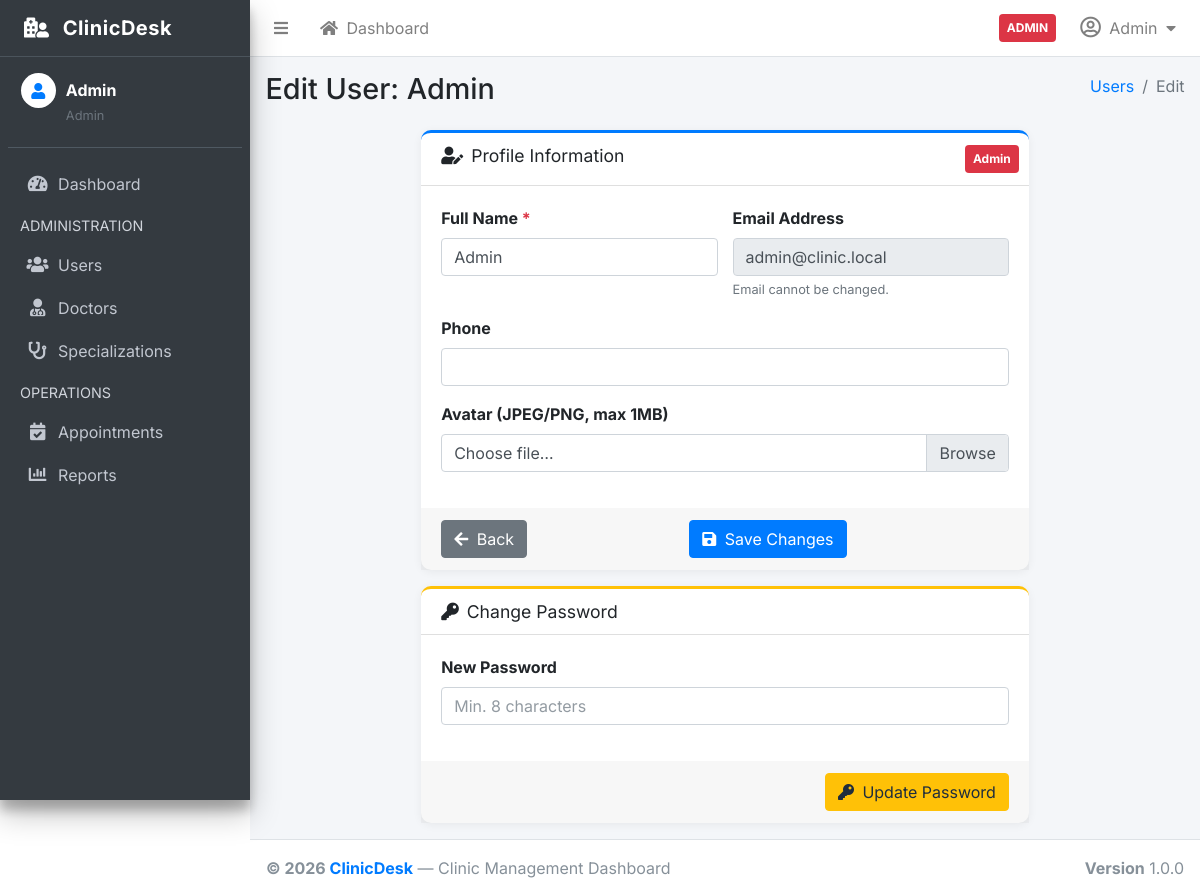
/index.php?page=users&action=edit&id=1 (signed in), run on the app's committed database.
### tables this page shows
CREATE TABLE IF NOT EXISTS users (
    id         INT UNSIGNED AUTO_INCREMENT PRIMARY KEY,
    name       VARCHAR(120)  NOT NULL,
    email      VARCHAR(180)  NOT NULL UNIQUE,
    password   VARCHAR(255)  NOT NULL,
    role       ENUM('admin','doctor','patient') NOT NULL DEFAULT 'patient',
    phone      VARCHAR(20)   DEFAULT NULL,
    avatar     VARCHAR(255)  DEFAULT NULL,
    is_active  TINYINT(1)    NOT NULL DEFAULT 1,
    created_at TIMESTAMP     NOT NULL DEFAULT CURRENT_TIMESTAMP
);

### controllers/UserController.php (called while the page is built, shortened)
<?php
require_once __DIR__ . '/../core/Auth.php';
require_once __DIR__ . '/../core/helpers.php';
require_once __DIR__ . '/../models/UserModel.php';
class UserController
{
    private UserModel $users;
    public function __construct()
    {
        $this->users   = new UserModel();
    }
    public function edit(): void
    {
        $id         = (int) ($_GET['id'] ?? 0);
        $targetUser = $this->users->findById($id);
        require_once __DIR__ . '/../views/users/edit.php';
    }
}

### core/Auth.php (called while the page is built, shortened)
<?php
require_once __DIR__ . '/../core/helpers.php';
class Auth
{
    public static function currentUser(): ?array
    {
        return $_SESSION['user'] ?? null;
    }
}

### core/Database.php (called while the page is built, shortened)
<?php
class Database
{
    private static ?Database $instance = null;
    private mysqli $conn;
    private function __construct()
    {
        $this->conn = new mysqli(DB_HOST, DB_USER, DB_PASS, DB_NAME);
        $this->conn->set_charset(DB_CHARSET);
    }
    public static function getInstance(): self
    {
        if (self::$instance === null) {
            self::$instance = new self();
        }
        return self::$instance;
    }
    public function query(string $sql, string $types = '', array $params = []): mysqli_result|bool
    {
        $stmt = $this->conn->prepare($sql);
        if ($types !== '' && count($params) > 0) {
            $stmt->bind_param($types, ...$params);
        }
        $executed = $stmt->execute();
        $result = $stmt->get_result();
        if ($result instanceof mysqli_result) {
            return $result;
        }
        return true;
    }
}

### models/BaseModel.php (called while the page is built, shortened)
<?php
require_once __DIR__ . '/../core/Database.php';
abstract class BaseModel
{
    protected Database $db;
    public function __construct()
    {
        $this->db = Database::getInstance();
    }
    protected function execute(string $sql, string $types = '', array $params = []): mysqli_result|bool
    {
        return $this->db->query($sql, $types, $params);
    }
    protected function fetchOne(string $sql, string $types = '', array $params = []): ?array
    {
        $result = $this->execute($sql, $types, $params);
        $row = $result->fetch_assoc();
        return $row ?: null;
    }
}

### models/UserModel.php (called while the page is built, shortened)
<?php
require_once __DIR__ . '/BaseModel.php';
class UserModel extends BaseModel
{
    public function findById(int $id): ?array
    {
        return $this->fetchOne(
            'SELECT * FROM users WHERE id = ? LIMIT 1',
            'i', [$id]
        );
    }
}

### core/helpers.php (called while the page is built, shortened)
<?php
function sanitize(mixed $value): string
{
    return htmlspecialchars((string) $value, ENT_QUOTES, 'UTF-8');
}

### views/users/edit.php (the view, shortened to what this page needs)
<?php
require_once __DIR__ . '/../../core/Auth.php';
require_once __DIR__ . '/../../core/helpers.php';
require_once __DIR__ . '/../partials/header.php';
require_once __DIR__ . '/../partials/navbar.php';
require_once __DIR__ . '/../partials/sidebar.php';
?>
<div class="content-wrapper">
  <div class="content-header">
    <div class="container-fluid">
      <div class="row mb-2">
        <div class="col-sm-6"><h1 class="m-0">Edit User: <?= sanitize($targetUser['name']) ?></h1></div>
        <div class="col-sm-6">
          <ol class="breadcrumb float-sm-right">
            <li class="breadcrumb-item"><a href="index.php?page=users">Users</a></li>
            <li class="breadcrumb-item active">Edit</li>
          </ol>
        </div>
      </div>
    </div>
  </div>
  <section class="content">
    <div class="container-fluid">
      <div class="row justify-content-center">
        <div class="col-lg-8">
          <div class="card card-outline card-primary">
            <div class="card-header">
              <h3 class="card-title"><i class="fas fa-user-edit mr-2"></i>Profile Information</h3>
              <div class="card-tools">
                <span class="badge <?=
                  $targetUser['role'] === 'admin'   ? 'badge-danger' :
                  ($targetUser['role'] === 'doctor' ? 'badge-info'   : 'badge-success')
                ?> p-2">
                  <?= sanitize(ucfirst($targetUser['role'])) ?>
                </span>
              </div>
            </div>
            <form method="POST" action="index.php?page=users&action=update" enctype="multipart/form-data">
              <div class="card-body">
                <div class="row">
                  <div class="col-md-6">
                    <div class="form-group">
                      <label>Full Name <span class="text-danger">*</span></label>
                      <input type="text" name="name" class="form-control"
                             value="<?= sanitize($targetUser['name']) ?>" required>
                    </div>
                  </div>
                  <div class="col-md-6">
                    <div class="form-group">
                      <label>Email Address</label>
                      <input type="email" class="form-control"
                             value="<?= sanitize($targetUser['email']) ?>" disabled>
                      <small class="text-muted">Email cannot be changed.</small>
                    </div>
                  </div>
                </div>
                <div class="form-group">
                  <label>Phone</label>
                  <input type="text" name="phone" class="form-control"
                         value="<?= sanitize($targetUser['phone'] ?? '') ?>">
                </div>
                <div class="form-group">
                  <label>Avatar (JPEG/PNG, max 1MB)</label>
                  <div class="input-group">
                    <div class="custom-file">
                      <label class="custom-file-label" for="avatarInput">Choose file…</label>
                    </div>
                  </div>
                </div>
              </div>
              <div class="card-footer d-flex justify-content-between">
                <a href="index.php?page=users" class="btn btn-secondary">
                  <i class="fas fa-arrow-left mr-1"></i> Back
                </a>
                <button type="submit" class="btn btn-primary">
                  <i class="fas fa-save mr-1"></i> Save Changes
                </button>
              </div>
            </form>
          </div>
          <div class="card card-outline card-warning">
            <div class="card-header">
              <h3 class="card-title"><i class="fas fa-key mr-2"></i>Change Password</h3>
            </div>
            <form method="POST" action="index.php?page=users&action=change_password">
              <div class="card-body">
                <div class="form-group">
                  <label>New Password</label>
                  <input type="password" name="new_password" class="form-control"
                         required minlength="8" placeholder="Min. 8 characters">
                </div>
              </div>
              <div class="card-footer text-right">
                <button type="submit" class="btn btn-warning">
                  <i class="fas fa-key mr-1"></i> Update Password
                </button>
              </div>
            </form>
          </div>
        </div>
      </div>
    </div>
  </section>
</div>
<?php
require_once __DIR__ . '/../partials/footer.php';
?>

### views/partials/navbar.php (shortened to what this page needs)
<?php
require_once __DIR__ . '/../../core/Auth.php';
$currentUser = Auth::currentUser();
?>
<nav class="main-header navbar navbar-expand navbar-white navbar-light">
  <ul class="navbar-nav">
    <li class="nav-item">
      <a class="nav-link" data-widget="pushmenu" href="#" role="button">
        <i class="fas fa-bars"></i>
      </a>
    </li>
    <li class="nav-item d-none d-sm-inline-block">
      <a href="index.php?page=dashboard" class="nav-link">
        <i class="fas fa-home mr-1"></i> Dashboard
      </a>
    </li>
  </ul>
  <ul class="navbar-nav ml-auto">
    <li class="nav-item d-flex align-items-center mr-2">
      <span class="badge badge-<?=
        $currentUser['role'] === 'admin'   ? 'danger' :
        ($currentUser['role'] === 'doctor' ? 'info'   : 'success')
      ?> p-2 text-uppercase">
        <?= sanitize($currentUser['role']) ?>
      </span>
    </li>
    <li class="nav-item dropdown">
      <a class="nav-link" data-toggle="dropdown" href="#">
        <i class="far fa-user-circle fa-lg mr-1"></i>
        <span class="d-none d-sm-inline"><?= sanitize($currentUser['name']) ?></span>
        <i class="fas fa-caret-down ml-1"></i>
      </a>
    </li>
  </ul>
</nav>

### views/partials/sidebar.php (shortened to what this page needs)
<?php
require_once __DIR__ . '/../../core/Auth.php';
$currentUser = Auth::currentUser();
$role        = $currentUser['role'];
$currentPage = $_GET['page']   ?? 'dashboard';
function sidebarActive(string $page, string $action = ''): string {
    global $currentPage, $currentAct;
    if ($currentPage !== $page) return '';
    return 'active';
}
?>
<aside class="main-sidebar sidebar-dark-primary elevation-4">
  <a href="index.php?page=dashboard" class="brand-link">
    <i class="fas fa-hospital-user ml-3 mr-2 text-white"></i>
    <span class="brand-text font-weight-bold">ClinicDesk</span>
  </a>
  <div class="sidebar">
    <div class="user-panel mt-3 pb-3 mb-3 d-flex">
      <div class="image">
        <div class="img-circle bg-white text-center d-flex align-items-center justify-content-center"
             style="width:35px;height:35px;border-radius:50%;overflow:hidden">
          <?php if (!empty($currentUser['avatar']) && file_exists($currentUser['avatar'])): ?>
            <img src="<?= BASE_URL ?>/<?= sanitize($currentUser['avatar']) ?>" alt="Avatar"
                 style="width:100%;height:100%;object-fit:cover">
          <?php else: ?>
            <i class="fas fa-user text-primary"></i>
          <?php endif; ?>
        </div>
      </div>
      <div class="info">
        <a href="index.php?page=profile" class="d-block text-white font-weight-bold">
          <?= sanitize($currentUser['name']) ?>
        </a>
        <small class="text-muted text-capitalize"><?= sanitize($role) ?></small>
      </div>
    </div>
    <nav class="mt-2">
      <ul class="nav nav-pills nav-sidebar flex-column" data-widget="treeview" role="menu">
        <li class="nav-item">
          <a href="index.php?page=dashboard" class="nav-link <?= sidebarActive('dashboard') ?>">
            <i class="nav-icon fas fa-tachometer-alt"></i>
            <p>Dashboard</p>
          </a>
        </li>
        <?php if ($role === 'admin'): ?>
          <li class="nav-header">ADMINISTRATION</li>
          <li class="nav-item">
            <a href="index.php?page=users" class="nav-link <?= sidebarActive('users') ?>">
              <i class="nav-icon fas fa-users"></i>
              <p>Users</p>
            </a>
          </li>
          <li class="nav-item">
            <a href="index.php?page=doctors" class="nav-link <?= sidebarActive('doctors') ?>">
              <i class="nav-icon fas fa-user-md"></i>
              <p>Doctors</p>
            </a>
          </li>
          <li class="nav-item">
            <a href="index.php?page=doctors&action=specializations" class="nav-link <?= sidebarActive('doctors','specializations') ?>">
              <i class="nav-icon fas fa-stethoscope"></i>
              <p>Specializations</p>
            </a>
          </li>
          <li class="nav-header">OPERATIONS</li>
          <li class="nav-item">
            <a href="index.php?page=appointments" class="nav-link <?= sidebarActive('appointments') ?>">
              <i class="nav-icon fas fa-calendar-check"></i>
              <p>Appointments</p>
            </a>
          </li>
          <li class="nav-item">
            <a href="index.php?page=reports" class="nav-link <?= sidebarActive('reports') ?>">
              <i class="nav-icon fas fa-chart-bar"></i>
              <p>Reports</p>
            </a>
          </li>
        <?php endif; ?>
      </ul>
    </nav>
  </div>
</aside>

### views/partials/header.php (style rules this page uses)
body { font-family: 'Inter', sans-serif; }
.brand-text { font-weight: 700; letter-spacing: 0.5px; }
.card { border-radius: 10px; box-shadow: 0 2px 10px rgba(0,0,0,.06); }
.badge { font-size: .75em; padding: .35em .6em; }

### data on the page
users: role "ADMIN", name "Admin", role "Admin", email "admin@clinic.local"

### other printed values
APP_NAME "ClinicDesk"
APP_VERSION "1.0.0"
